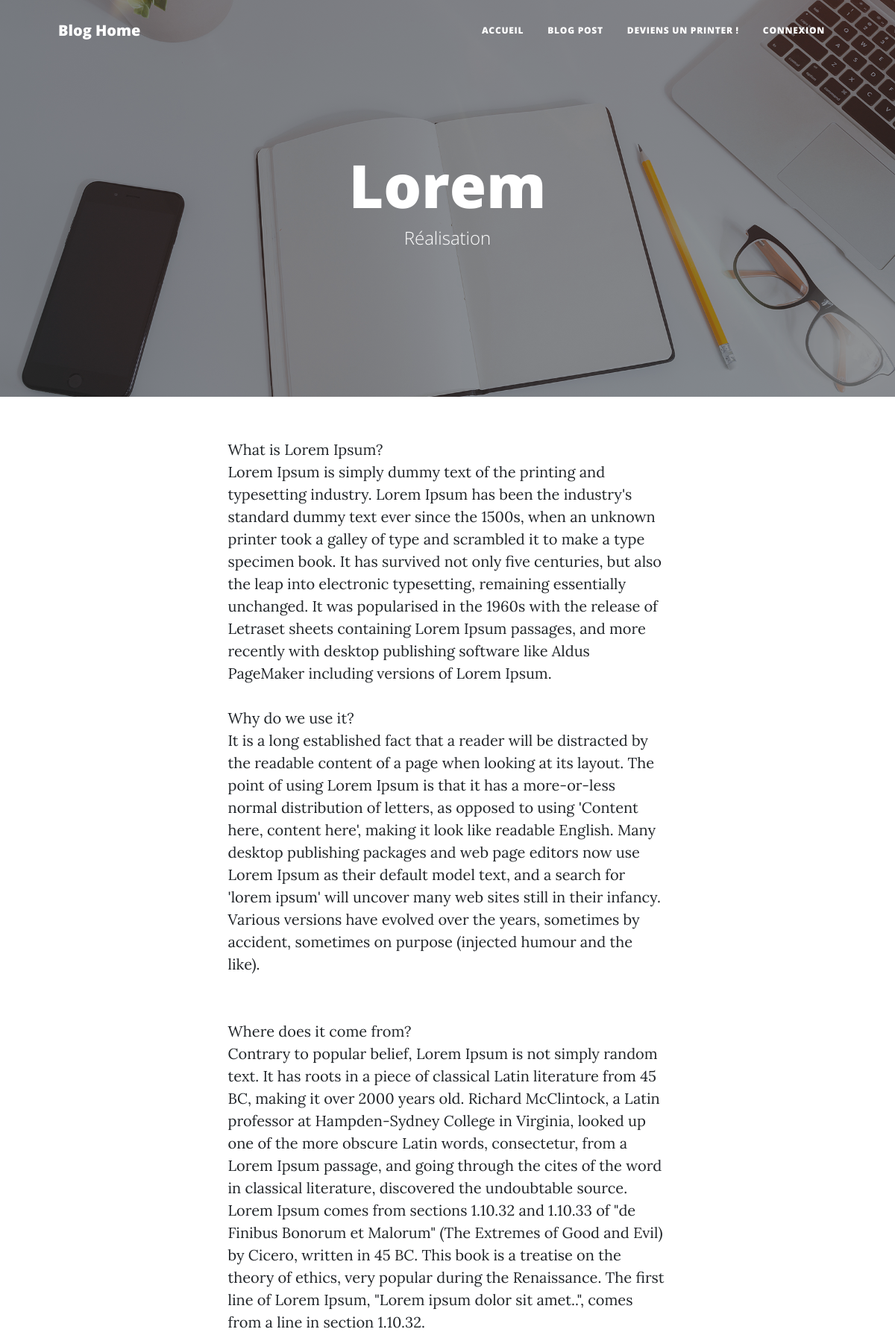
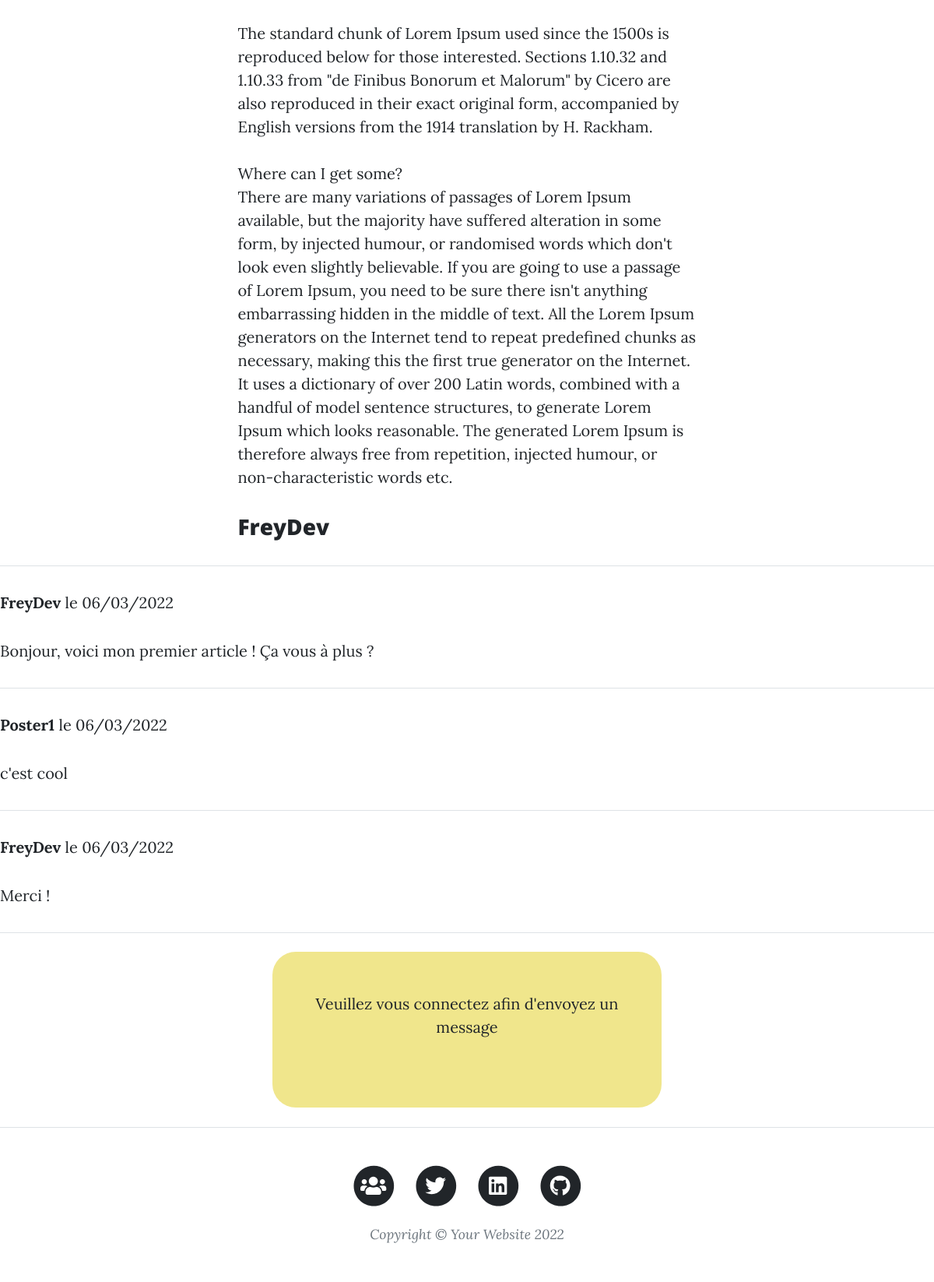
The app's page /index.php?action=post&id=3 with its own data (2 pictures, top to bottom).
### tables this page shows
CREATE TABLE `posts` (
  `idPosts` int(11) NOT NULL,
  `idUsers` int(11) NOT NULL,
  `title` varchar(250) NOT NULL,
  `wording` varchar(150) NOT NULL,
  `content` text NOT NULL,
  `creation_date` datetime NOT NULL
);

CREATE TABLE `users` (
  `idUsers` int(11) NOT NULL,
  `lastname` varchar(255) NOT NULL,
  `firstname` varchar(255) NOT NULL,
  `role` tinyint(1) NOT NULL,
  `pseudo` varchar(255) NOT NULL,
  `email` varchar(255) NOT NULL,
  `password` varchar(255) NOT NULL,
  `creation_date` datetime NOT NULL
);

CREATE TABLE `comments` (
  `idComments` int(11) NOT NULL,
  `idUsers` int(11) NOT NULL,
  `idPosts` int(11) NOT NULL,
  `comment` varchar(300) NOT NULL,
  `comment_date` datetime NOT NULL,
  `validate` tinyint(1) NOT NULL DEFAULT 0
);

### Controller/FrontendController.php (called while the page is built, shortened)
<?php
class FrontendController
{
    public function post()
    {
        $postManager = new PostManager();
        $commentManager = new CommentManager();
        $post = $postManager->getPost($_GET['id']);
        $listComments = $commentManager->getComments($_GET['id']);
        include 'view/blog/postView.php';
    }
}

### model/PostManager.php (called while the page is built, shortened)
<?php
class PostManager extends Manager
{
    public function getPost($idPosts)
    {
        $db = $this->dbConnect();
        $post = $db->prepare(
            'SELECT *,
        DATE_FORMAT(posts.creation_date, \'%d/%m/%Y\') AS creationDate FROM posts
        INNER JOIN users ON users.idUsers = posts.idUsers WHERE idPosts = ?'
        );
        $post->execute(array($idPosts));
        $posts = $post->fetch();
        $posts = new Post($posts);
        return $posts;
    }
}

### libraries/Autoloader.php (called while the page is built, shortened)
<?php
class Autoloader
{
    public static function autoload($class)
    {
        $class = str_replace(__NAMESPACE__ . '\\', '', $class);
        $class = str_replace('\\', '/', $class);
        $fichier = __DIR__ . '/../' . $class . '.php';
    }
}

### model/Entity.php (called while the page is built, shortened)
<?php
class Entity
{
    public function hydrate(array $data)
    {
        foreach ($data as $key => $value) {
            $method = 'set' . ucfirst($key);
        }
    }
}

### model/Post.php (called while the page is built, shortened)
<?php
class Post extends Entity
{
    private $pseudo;
    private $title;
    private $wording;
    private $content;
    public function getPseudo()
    {
        return $this->pseudo;
    }
    public function getTitle()
    {
        return $this->title;
    }
    public function getWording()
    {
        return $this->wording;
    }
    public function getContent()
    {
        return $this->content;
    }
    public function setIdPosts($idPosts)
    {
        $idPosts = (int) $idPosts;
    }
    public function setIdUsers($idUsers)
    {
        $idUsers = (int) $idUsers;
    }
    public function setPseudo($pseudo)
    {
        if (is_string($pseudo)) {
            $this->pseudo = $pseudo;
        }
    }
    public function setTitle($title)
    {
        if (is_string($title)) {
            $this->title = $title;
        }
    }
    public function setWording($wording)
    {
        if (is_string($wording)) {
            $this->wording = $wording;
        }
    }
    public function setContent($content)
    {
        if (is_string($content)) {
            $this->content = $content;
        }
    }
}

### model/CommentManager.php (called while the page is built, shortened)
<?php
class CommentManager extends Manager
{
    public function getComments($id)
    {
        $db = $this->dbConnect();
        $listComments = $db->prepare(
            'SELECT *, DATE_FORMAT(comment_date, \'%d/%m/%Y\')
        AS commentDate FROM comments INNER JOIN users
        ON users.idUsers = comments.idUsers
        WHERE idPosts = ? AND validate = 1 ORDER BY comment_date ASC'
        );
        $listComments->execute(array($id));
        $listComments = $listComments->fetchAll();
        $c = [];
        foreach ($listComments as $listComment) {
            $c[] = new Comment($listComment);
        }
        return $c;
    }
}

### model/Comment.php (called while the page is built, shortened)
<?php
class Comment extends Entity
{
    private $pseudo;
    private $comment;
    private $comment_date;
    public function getPseudo()
    {
        return $this->pseudo;
    }
    public function getComment()
    {
        return $this->comment;
    }
    public function getCommentDate()
    {
        return $this->comment_date;
    }
    public function setIdComments($idComments)
    {
        $idComments = (int) $idComments;
    }
    public function setIdUsers($idUsers)
    {
        $idUsers = (int) $idUsers;
    }
    public function setPseudo($pseudo)
    {
        if (is_string($pseudo)) {
            $this->pseudo = $pseudo;
        }
    }
    public function setIdPosts($idPosts)
    {
        $idPosts = (int) $idPosts;
    }
    public function setComment($comment)
    {
        if (is_string($comment)) {
            $this->comment = $comment;
        }
    }
    public function setCommentDate($comment_date)
    {
        if (is_string($comment_date)) {
            $this->comment_date = $comment_date;
        }
    }
}

### view/blog/postView.php (the view, shortened to what this page needs)
<header class="masthead" style="background-image: url('public/assets/img/home-bg.jpg')">
    <div class="container position-relative px-4 px-lg-5">
        <div class="row gx-4 gx-lg-5 justify-content-center">
            <div class="col-md-10 col-lg-8 col-xl-7">
                <div class="site-heading">
                    <h1><?php echo htmlspecialchars($post->getTitle()) ?></h1>
                    <span class="subheading"><?php echo htmlspecialchars($post->getWording()) ?></span>
                </div>
            </div>
        </div>
    </div>
</header>
<article class="mb-4">
    <div class="container px-4 px-lg-5">
        <div class="row gx-4 gx-lg-5 justify-content-center">
            <div class="col-md-10 col-lg-8 col-xl-7">
                <p><?php echo nl2br(htmlspecialchars($post->getContent())) ?></p>
                <h3><?php echo htmlspecialchars($post->getPseudo()) ?></h3>
            </div>
        </div>
    </div>
</article>
<hr class="my-4" />
<?php
foreach ($listComments as $listComment) {
    ?>
    <p><strong><?php echo htmlspecialchars($listComment->getPseudo()) ?></strong>
    le <?php echo htmlspecialchars($listComment->getCommentDate()) ?></p>
    <p><?php echo nl2br(htmlspecialchars($listComment->getComment())) ?></p>
    <hr class="my-4" />
    <?php
}
?>
<?php if (!isset($_SESSION['role'])) :?>
<div id="warning-conn">
    <p id="warn-message">Veuillez vous connectez afin d'envoyez un message</p>
</div>
<?php endif; ?>
<?php $content = ob_get_clean(); ?>
<?php require 'template.php'; ?>

### index.php (shortened to what this page needs)
<?php
require_once 'libraries/Autoloader.php';
$backend = new BackendController();
$frontend = new FrontendController();
if (isset($_GET['action'])) {
    if ($_GET['action'] == 'blogPost') {
        $frontend->listPosts();
    } elseif ($_GET['action'] == 'post') {
        if (isset($_GET['id']) && $_GET['id'] > 0) {
            $frontend->post();
        } else {
            echo 'Erreur : aucune informations identifié';
        }
    } elseif ($_GET['action'] == 'register') {
        $backend->showRegister();
    } elseif ($_GET['action'] == 'connect') {
        $backend->showConnect();
    } elseif ($_GET['action'] == 'profil') {
        $backend->adminConnect();
    } elseif ($_GET['action'] == 'forms') {
        $backend->formConnect();
    } elseif ($_GET['action'] == 'article') {
        $backend->showArticle();
    } elseif ($_GET['action'] == 'comment') {
        $frontend->showComment();
    } elseif ($_GET['action'] == 'updateId') {
        $backend->showUpdatePost($_GET['id']);
    } elseif ($_GET['action'] == 'updateValid') {
        $backend->updatePost($_GET['id'], $_POST['title'], $_POST['wording'], $_POST['content']);
    } elseif ($_GET['action'] == 'deleteId') {
        $backend->showDeleteValid($_GET['id']);
    } elseif ($_GET['action'] == 'deleteValid') {
        $backend->deletePost($_GET['id']);
    } elseif ($_GET['action'] == 'commentValid') {
        $frontend->postComment($_GET['id'], $_POST['comment']);
    } elseif ($_GET['action'] == 'updateComment') {
        $frontend->updateComment($_GET['id'], $_POST['comment']);
    } elseif ($_GET['action'] == 'deleteComment') {
        $frontend->deleteComment($_GET['id']);
    } elseif ($_GET['action'] == 'connectValid') {
        $backend->addConnect($_POST['pseudo']);
    } elseif ($_GET['action'] == 'contentValid') {
        $backend->addContent($_POST['title'], $_POST['wording'], $_POST['content']);
    } elseif ($_GET['action'] == 'deconnexion') {
        session_start();
        session_destroy();
        header('location: index.php');
        exit;
    }
} else {
    $backend->showAbout();
}

### view/blog/template.php (shortened to what this page needs)
<!DOCTYPE html>
<html>
<?php require 'view/blog/headView.php'; ?>
<?php require 'view/blog/navigatorView.php'; ?>
<body>
    <?php echo $content ?>
    <?php require 'view/blog/footerView.php'; ?>
</body>
</html>

### view/blog/headView.php (shortened to what this page needs)
<head>
    <link href="public/css/style.css?1" rel="stylesheet" />
    <link href="public/css/blog.css?2" rel="stylesheet" />
</head>

### view/blog/navigatorView.php (shortened to what this page needs)
<nav class="navbar navbar-expand-lg navbar-light" id="mainNav">
    <div class="container px-4 px-lg-5">
        <a class="navbar-brand" href="index.php">Blog Home</a>
    <div class="collapse navbar-collapse" id="navbarResponsive">
        <ul class="navbar-nav ms-auto py-4 py-lg-0">
        <li class="nav-item"><a class="nav-link px-lg-3 py-3 py-lg-4"
        href="index.php">Accueil</a></li>
        <li class="nav-item"><a class="nav-link px-lg-3 py-3 py-lg-4"
        href="index.php?action=blogPost">Blog Post</a></li>
        <li class="nav-item"><a class="nav-link px-lg-3 py-3 py-lg-4"
        href="index.php?action=register">Deviens un printer !</a></li>
        <?php if (!isset($_SESSION['pseudo'])) :?>
        <li class="nav-item"><a class="nav-link px-lg-3 py-3 py-lg-4" href="index.php?action=connect">Connexion</a></li>
        <?php endif; ?>
            </ul>
        </div>
    </div>
</nav>

### view/blog/footerView.php (shortened to what this page needs)
<footer class="border-top">
    <div class="container px-4 px-lg-5">
        <div class="row gx-4 gx-lg-5 justify-content-center">
            <div class="col-md-10 col-lg-8 col-xl-7">
                <ul class="list-inline text-center">
                <?php if (!isset($_SESSION['pseudo'])) :?>
                    <li class="list-inline-item">
                        <a href="http://localhost/Blog_project/index.php?action=connect">
                            <span class="fa-stack fa-lg">
                                <i class="fas fa-circle fa-stack-2x"></i>
                                <i class="fas fa-users fa-stack-1x fa-inverse"></i>
                            </span>
                        </a>
                    </li>
                <?php endif; ?>
                    <li class="list-inline-item">
                        <a href="https://twitter.com/FredyMendes1">
                            <span class="fa-stack fa-lg">
                                <i class="fas fa-circle fa-stack-2x"></i>
                                <i class="fab fa-twitter fa-stack-1x fa-inverse"></i>
                            </span>
                        </a>
                    </li>
                    <li class="list-inline-item">
                        <a href="https://www.linkedin.com/in/fredy-mendes-912699173/">
                            <span class="fa-stack fa-lg">
                                <i class="fas fa-circle fa-stack-2x"></i>
                                <i class="fab fa-linkedin fa-stack-1x fa-inverse"></i>
                            </span>
                        </a>
                    </li>
                    <li class="list-inline-item">
                        <a href="https://github.com/Fredymendes">
                            <span class="fa-stack fa-lg">
                                <i class="fas fa-circle fa-stack-2x"></i>
                                <i class="fab fa-github fa-stack-1x fa-inverse"></i>
                            </span>
                        </a>
                    </li>
                </ul>
                <div class="small text-center text-muted fst-italic">Copyright &copy; Your Website 2022</div>
            </div>
        </div>
    </div>
</footer>

### public/css/blog.css (style rules this page uses)
* { margin: 0; padding: 0; }
ul, li { list-style: none; }
#warning-conn { display: flex; background-color: rgb(240, 230, 140); height: 200px; width: 500px; margin: 0 auto; margin-bottom: 25px; border-radius: 30px; }
#warning-conn, #warn-message { display: flex; text-align: center; padding: 10px 10px 10px 10px; }

### records on screen
posts: title "Lorem", wording "Réalisation", content "What is Lorem Ipsum? Lorem Ipsum is simply dummy text of the printing and typesetting industry. Lorem Ipsum has been the industry's standard dummy text ever since the 1500s, when an unknown printer took a galley of type and scrambled it to make a type specimen book. It has survived not only five centuries, but also the leap into electronic typesetting, remaining essentially unchanged. It was popularised in the 1960s with the release of Letraset sheets containing Lorem Ipsum passages, and more recently with desktop publishing software like Aldus PageMaker including versions of Lorem Ipsum. Why do we use it? It is a long established fact that a reader will be distracted by the readable…", idUsers.pseudo "FreyDev"
comments: idUsers.pseudo "FreyDev", CommentDate "06/03/2022", comment "Bonjour, voici mon premier article ! Ça vous à plus ?"
comments: idUsers.pseudo "Poster1", CommentDate "06/03/2022", comment "c'est cool"
comments: idUsers.pseudo "FreyDev", CommentDate "06/03/2022", comment "Merci !"
